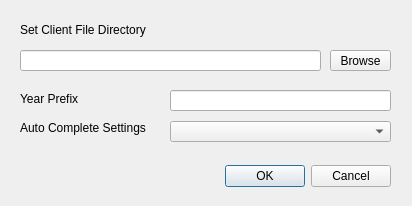
<?xml version="1.0" encoding="UTF-8"?>
<ui version="4.0">
 <class>Dialog</class>
 <widget class="QDialog" name="Dialog">
  <property name="geometry">
   <rect>
    <x>0</x>
    <y>0</y>
    <width>412</width>
    <height>206</height>
   </rect>
  </property>
  <property name="windowTitle">
   <string>Settings</string>
  </property>
  <property name="styleSheet">
   <string notr="true">border-color: rgb(255, 255, 255);</string>
  </property>
  <widget class="QDialogButtonBox" name="buttonBox">
   <property name="geometry">
    <rect>
     <x>20</x>
     <y>160</y>
     <width>371</width>
     <height>32</height>
    </rect>
   </property>
   <property name="orientation">
    <enum>Qt::Horizontal</enum>
   </property>
   <property name="standardButtons">
    <set>QDialogButtonBox::Cancel|QDialogButtonBox::Ok</set>
   </property>
  </widget>
  <widget class="QLineEdit" name="clientpath">
   <property name="geometry">
    <rect>
     <x>20</x>
     <y>50</y>
     <width>301</width>
     <height>21</height>
    </rect>
   </property>
  </widget>
  <widget class="QPushButton" name="browse_button">
   <property name="geometry">
    <rect>
     <x>330</x>
     <y>50</y>
     <width>61</width>
     <height>21</height>
    </rect>
   </property>
   <property name="text">
    <string>Browse</string>
   </property>
  </widget>
  <widget class="QLabel" name="label">
   <property name="geometry">
    <rect>
     <x>20</x>
     <y>20</y>
     <width>181</width>
     <height>20</height>
    </rect>
   </property>
   <property name="text">
    <string>Set Client File Directory</string>
   </property>
  </widget>
  <widget class="QLabel" name="label_2">
   <property name="geometry">
    <rect>
     <x>20</x>
     <y>120</y>
     <width>181</width>
     <height>16</height>
    </rect>
   </property>
   <property name="text">
    <string>Auto Complete Settings</string>
   </property>
  </widget>
  <widget class="QComboBox" name="autocomplete">
   <property name="geometry">
    <rect>
     <x>170</x>
     <y>121</y>
     <width>221</width>
     <height>21</height>
    </rect>
   </property>
  </widget>
  <widget class="QLabel" name="label_3">
   <property name="geometry">
    <rect>
     <x>20</x>
     <y>91</y>
     <width>81</width>
     <height>16</height>
    </rect>
   </property>
   <property name="text">
    <string>Year Prefix</string>
   </property>
  </widget>
  <widget class="QLineEdit" name="yearprefix">
   <property name="geometry">
    <rect>
     <x>170</x>
     <y>90</y>
     <width>221</width>
     <height>21</height>
    </rect>
   </property>
  </widget>
 </widget>
 <resources/>
 <connections>
  <connection>
   <sender>buttonBox</sender>
   <signal>accepted()</signal>
   <receiver>Dialog</receiver>
   <slot>accept()</slot>
   <hints>
    <hint type="sourcelabel">
     <x>248</x>
     <y>254</y>
    </hint>
    <hint type="destinationlabel">
     <x>157</x>
     <y>274</y>
    </hint>
   </hints>
  </connection>
  <connection>
   <sender>buttonBox</sender>
   <signal>rejected()</signal>
   <receiver>Dialog</receiver>
   <slot>reject()</slot>
   <hints>
    <hint type="sourcelabel">
     <x>316</x>
     <y>260</y>
    </hint>
    <hint type="destinationlabel">
     <x>286</x>
     <y>274</y>
    </hint>
   </hints>
  </connection>
 </connections>
</ui>
